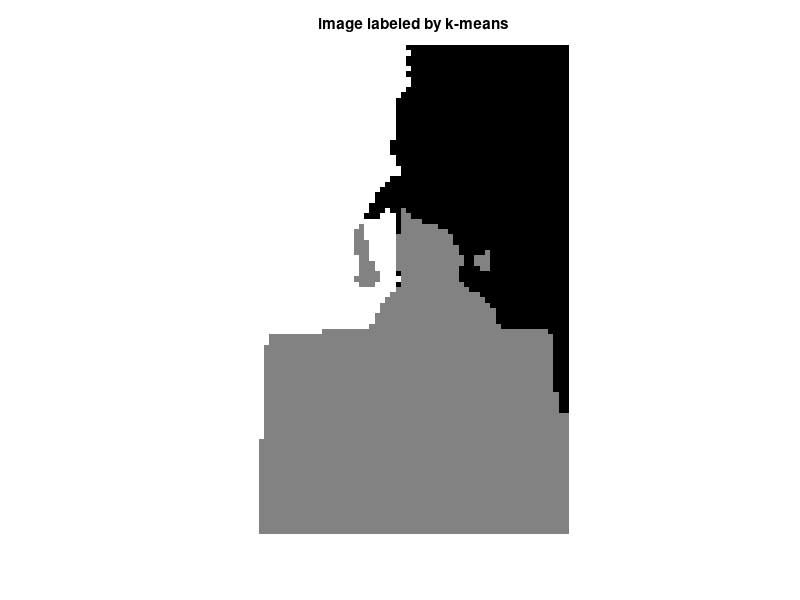

Source code (MATLAB): (Note: this script raises an error after producing the figure.)
%% Load Image
%img = double(imread('kinect_depth_image.jpg'));
%loc = load('apple_1_1_1_loc.txt'); 
%depth = imread('apple_1_1_1_depth.png'); 
%[img distance] = depthToCloud(depth,loc);

%img = imresize(img,[100,125]);
%img = inpaint_nans(img);
%data = loadpcd('scene5_0.pcd');
% img = imresize(img,[50,75]);
%rows = size(img,1);
%cols=size(img,2);
%data=data';
%data = reshape(img,size(img,1)*size(img,2)/3,3);
%data = inpaint_nans(data);
%data(isnan(data))=0;
%imshow(img)
load Baby_x.txt
load Baby_y.txt
load Baby_z.txt
rows = size(Baby_x,1);
cols = size(Baby_x,2);
x = reshape(Baby_x,[rows*cols,1]);
y = reshape(Baby_y,[rows*cols,1]);
z = reshape(Baby_z,[rows*cols,1]);

data = [x,y,z];


%clear distance depth loc ;
%
N = size(data,1);
n = 3; % Number of points to build model
K = 3; % Define K
cluster = kmeans(data,K);
figure
pixel_labels = reshape(cluster,rows,cols);
imshow(pixel_labels,[]), title('image labeled by k-means');


%% Here comes the part of cluster initialisation
% Build P matrix.
num_column = 10; % Here we can see that number of columns are very small in comparision ti Nc
P  =[];
pj=zeros(N,1);
for it=1:num_column
    r =randi([1,N],1,n);
    points = data(r,:); % n points from data which will make my model
    [nor,vec,poi] = affine_fit(points); 
    for iter = 1:N % Calculating Pj vector here
        temp=sum(r==iter);
        if temp==0
            X = data(iter,:);
            temp = X*nor;
            temp2 = poi*nor;
            err = (temp-temp2);
            sigma = 1000;
            lembda = 10;
            pow=2;
            pj(iter) = exp(-lembda*(err/sigma)^pow);
        end
    end
    P = [P,pj];
end


cluster = kmeans(P,K);

figure 
pixel_labels = reshape(cluster,rows,cols);
imshow(pixel_labels,[]), title('image labeled by higher order k-means');

%% While loop 

T=500; % number of column of P matrix (1<= T <= Nc)
numc = 5; % Number of column in U matrix
U = orth(randn(N,numc)); % Initialisation of U matrix
%err_1=100;
err_U=N*numc;
anku=1;
while ( err_U>10)
    prev_U = U;
    for t1 = 1:T
        
        r =randi([1,K],1,1);
        i = cluster==r;
        I = find(i==1);
        I=randsample(I,n); % Choosing random n points from 
        %I=I(1:n);
        points = data(I,:); % n points from data which will make my model
        [nor,vec,poi] = affine_fit(points);
        pj=zeros(N,1);
        for iter = 1:N % Calculating Pj vector here
            temp=sum(I==iter);
            if temp==0
                X = data(iter,:);
                temp = X*nor;
                temp2 = poi*nor;
                err = (temp-temp2); 
                sigma = 1000;
                lembda = 10;
                pow=2;
                pj(iter) = exp(-lembda*(err/sigma)^pow);
            end
        end
        
        weights = U\pj;
        %weights = lsqnonneg(U,pj);
        residual = pj-U*weights;
        q = U*weights;
        norm_weights = norm(weights);
        norm_residual = norm(residual);
        norm_q = norm(q);
        sG = norm_residual*norm_q;
        step_size=0.001/anku;
        
        t = step_size*sG;
        if t<pi/2 % drop big steps  
            alpha = (cos(t)-1)/(norm_q*norm_weights) ;
            beta = sin(t)/(norm_residual*norm_weights);
            U = U + beta*residual*weights' + alpha*q*weights';
        end 
    end
    TF = isnan(U);
    if(sum(sum(TF))==N*numc)
        break
    else
        cluster = kmeans(U,K,'MaxIter',10000);
    end
   
    err_U = sum(sum(abs(prev_U-U)))
    anku=anku*5;
end
%

figure
pixel_labels = reshape(cluster,rows,cols);
imshow(pixel_labels,[]), title('Image Labeled by My program');

clc;

